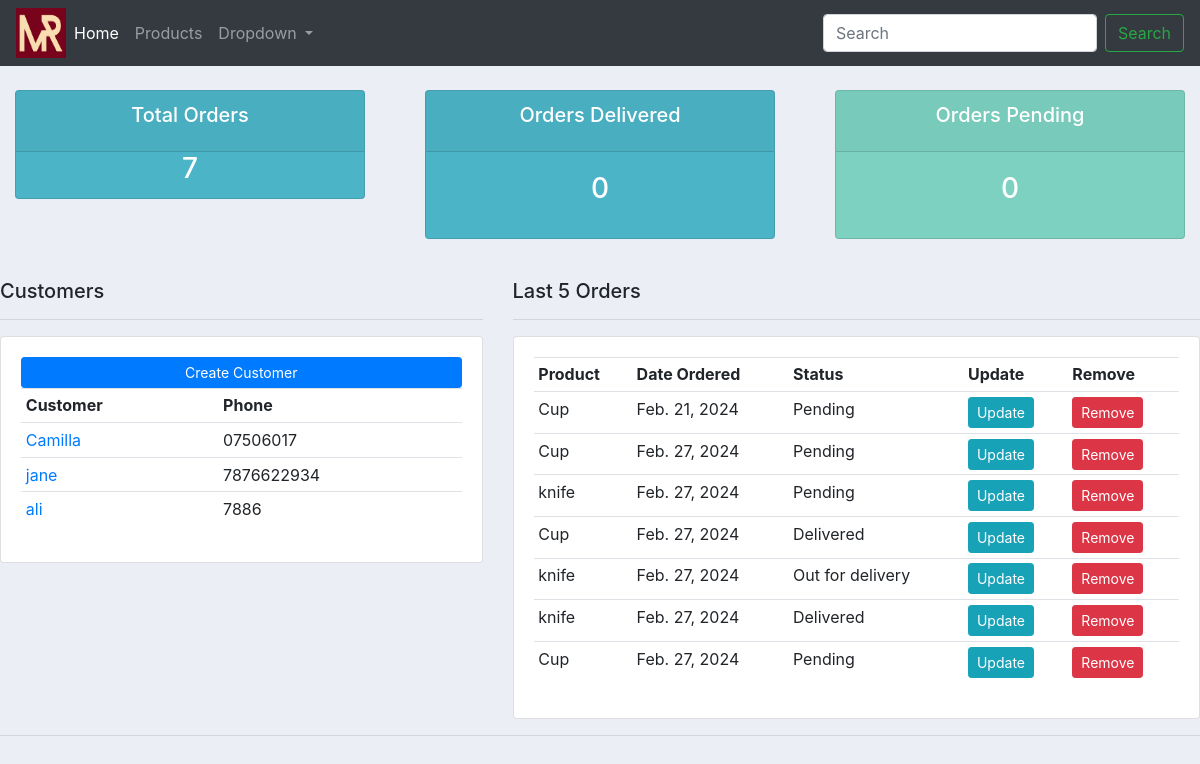
The page / on the database its author committed.
### accountsApp/models.py (models this page shows, shortened)
class Customer(models.Model):
    name = models.CharField(max_length=200, null=True)
    phone = models.CharField(max_length=200, null=True)
    email = models.CharField(max_length=200, null=True)
    date_created = models.DateField(auto_now_add=True)

class Order(models.Model):
    STATUS = (
        ('Pending', 'Pending'),
        ('Out for delivery', 'Out for delivery'),
        ('Delivered', 'Delivered'),
    )
    customer = models.ForeignKey(Customer, null=True, on_delete=models.SET_NULL)
    product = models.ForeignKey(Product, null=True, on_delete=models.SET_NULL)
    status = models.CharField(max_length=200, null=True, choices=STATUS)
    date_created = models.DateField(auto_now_add=True)
    note = models.CharField(max_length=200, null=True, blank=True)

class Product(models.Model):
    CATEGORY = (
        ('Indoor', 'Indoor'),
        ('Outdoor', 'Outdoor'),
    )
    name = models.CharField(max_length=200, null=True)
    price = models.FloatField(null=True)
    category = models.CharField(max_length=200, null=True, choices=CATEGORY)
    description = models.CharField(max_length=200, null=True, blank=True)
    date_created = models.DateField(auto_now_add=True)
    tags = models.ManyToManyField(Tag)
    def __str__(self):
        return self.name

### accountsApp/views.py (the view)
# urls.py: path('', views.home, name='home'),
def home(request):
    orders = Order.objects.all()
    customers = Customer.objects.all()
    total_customers = customers.count()
    total_orders = orders.count()
    pending_orders = orders.filter(status='pending').count()
    delivered_orders = orders.filter(status='delivered').count()
    context = {'orders': orders, 'customers': customers
               , 'total_customers': total_customers, 'total_orders': total_orders
               , 'pending_orders': pending_orders, 'delivered_orders': delivered_orders}
    return render(request, '../templates/dashboard.html', context)

### templates/dashboard.html
{% extends 'main.html' %}
{% block content %}
    {% include 'status.html' %}
<br>
    <div class="row">
        <div class="col-md-5">
            <h5>Customers</h5>
            <hr>
            <div class="card card-body">
                <a class="btn btn-primary btn-sm btn-block" href="">Create Customer</a>
                <table class="table table-sm">
                    <tr>
                        <th>Customer</th>
                        <th>Phone</th>
                    </tr>
                    {% for i in customers %}
                    <tr>
                        <td><a href="{% url 'customer' i.id %}">{{ i.name }}</a></td>
                        <td>{{ i.phone }}</td>
                    </tr>
                    {% endfor %}
                </table>
            </div>
        </div>
        <div class="col-md-7">
            <h5>Last 5 Orders</h5>
            <hr>
            <div class="card card-body">
                <table class="table table-sm">
                    <tr>
                        <th>Product</th>
                        <th>Date Ordered</th>
                        <th>Status</th>
                        <th>Update</th>
                        <th>Remove</th>
                    </tr>
                    {% for i in orders %}
                    <tr>
                        <td>{{ i.product }}</td>
                        <td>{{ i.date_created }}</td>
                        <td>{{ i.status }}</td>
                        <td><a class="btn btn-sm btn-info" href="{% url 'update_order' i.id %}">Update</a></td>
                        <td><a class="btn btn-sm btn-danger" href="{% url 'delete_order' i.id %}">Remove</a></td>
                    </tr>
                    {% endfor %}
                </table>
            </div>
        </div>
    </div>
{% endblock %}

### static/css/main.css (style rules this page uses)
body { background-color: #ebeff5; }

### rows shown on the page
Customer: name "Camilla", phone "07506017"
Customer: name "jane", phone "7876622934"
Customer: name "ali", phone "7886"
Order: product "Cup", date_created "Feb. 21, 2024", status "Pending"
Order: product "Cup", date_created "Feb. 27, 2024", status "Pending"
Order: product "knife", date_created "Feb. 27, 2024", status "Pending"
Order: product "Cup", date_created "Feb. 27, 2024", status "Delivered"
Order: product "knife", date_created "Feb. 27, 2024", status "Out for delivery"
Order: product "knife", date_created "Feb. 27, 2024", status "Delivered"
Order: product "Cup", date_created "Feb. 27, 2024", status "Pending"

### other values the page prints
{{ total_orders }} "7"
{{ delivered_orders }} "0"
{{ pending_orders }} "0"
